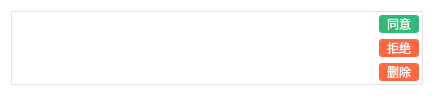
<?xml version="1.0" encoding="UTF-8"?>
<ui version="4.0">
 <class>STMessageItemClass</class>
 <widget class="QWidget" name="STMessageItemClass">
  <property name="geometry">
   <rect>
    <x>0</x>
    <y>0</y>
    <width>434</width>
    <height>94</height>
   </rect>
  </property>
  <property name="windowTitle">
   <string>STMessageItem</string>
  </property>
  <property name="styleSheet">
   <string notr="true">QWidget{background-color: rgb(255, 255, 255);}
</string>
  </property>
  <layout class="QVBoxLayout" name="verticalLayout_3">
   <item>
    <widget class="QFrame" name="frame">
     <property name="styleSheet">
      <string notr="true">QFrame#frame {background-color: #ffffff;border: 1px solid #e3e3e3;}</string>
     </property>
     <property name="frameShape">
      <enum>QFrame::Box</enum>
     </property>
     <property name="frameShadow">
      <enum>QFrame::Sunken</enum>
     </property>
     <layout class="QHBoxLayout" name="horizontalLayout">
      <property name="spacing">
       <number>8</number>
      </property>
      <property name="leftMargin">
       <number>3</number>
      </property>
      <property name="topMargin">
       <number>3</number>
      </property>
      <property name="rightMargin">
       <number>3</number>
      </property>
      <property name="bottomMargin">
       <number>3</number>
      </property>
      <item>
       <widget class="QWidget" name="widget_2" native="true">
        <property name="minimumSize">
         <size>
          <width>40</width>
          <height>40</height>
         </size>
        </property>
        <property name="maximumSize">
         <size>
          <width>40</width>
          <height>40</height>
         </size>
        </property>
        <layout class="QGridLayout" name="gridLayout">
         <property name="leftMargin">
          <number>2</number>
         </property>
         <property name="topMargin">
          <number>2</number>
         </property>
         <property name="rightMargin">
          <number>2</number>
         </property>
         <property name="bottomMargin">
          <number>2</number>
         </property>
         <property name="spacing">
          <number>2</number>
         </property>
         <item row="0" column="0">
          <widget class="MaskLabel" name="lblPic">
           <property name="minimumSize">
            <size>
             <width>36</width>
             <height>36</height>
            </size>
           </property>
           <property name="maximumSize">
            <size>
             <width>36</width>
             <height>36</height>
            </size>
           </property>
           <property name="styleSheet">
            <string notr="true"/>
           </property>
           <property name="text">
            <string/>
           </property>
          </widget>
         </item>
        </layout>
       </widget>
      </item>
      <item>
       <widget class="QWidget" name="widget_3" native="true">
        <layout class="QVBoxLayout" name="verticalLayout">
         <property name="spacing">
          <number>0</number>
         </property>
         <property name="leftMargin">
          <number>0</number>
         </property>
         <property name="topMargin">
          <number>5</number>
         </property>
         <property name="rightMargin">
          <number>0</number>
         </property>
         <property name="bottomMargin">
          <number>5</number>
         </property>
         <item>
          <widget class="QWidget" name="widget" native="true">
           <property name="styleSheet">
            <string notr="true">border:0px;</string>
           </property>
           <layout class="QHBoxLayout" name="horizontalLayout_2">
            <property name="spacing">
             <number>0</number>
            </property>
            <property name="leftMargin">
             <number>0</number>
            </property>
            <property name="topMargin">
             <number>0</number>
            </property>
            <property name="rightMargin">
             <number>0</number>
            </property>
            <property name="bottomMargin">
             <number>0</number>
            </property>
            <item>
             <widget class="QLabel" name="lblName">
              <property name="font">
               <font>
                <family>微软雅黑</family>
                <pointsize>10</pointsize>
               </font>
              </property>
              <property name="styleSheet">
               <string notr="true">color: rgb(67, 69, 85);</string>
              </property>
              <property name="text">
               <string/>
              </property>
             </widget>
            </item>
            <item>
             <spacer name="horizontalSpacer">
              <property name="orientation">
               <enum>Qt::Horizontal</enum>
              </property>
              <property name="sizeHint" stdset="0">
               <size>
                <width>40</width>
                <height>20</height>
               </size>
              </property>
             </spacer>
            </item>
           </layout>
          </widget>
         </item>
         <item>
          <widget class="QLabel" name="lblMessage">
           <property name="font">
            <font>
             <family>微软雅黑</family>
            </font>
           </property>
           <property name="styleSheet">
            <string notr="true">color:rgb(147, 147, 147);</string>
           </property>
           <property name="text">
            <string/>
           </property>
          </widget>
         </item>
        </layout>
       </widget>
      </item>
      <item>
       <widget class="QWidget" name="widget_4" native="true">
        <layout class="QVBoxLayout" name="verticalLayout_2">
         <property name="leftMargin">
          <number>0</number>
         </property>
         <property name="topMargin">
          <number>0</number>
         </property>
         <property name="rightMargin">
          <number>0</number>
         </property>
         <property name="bottomMargin">
          <number>0</number>
         </property>
         <item>
          <widget class="QPushButton" name="pbAgree">
           <property name="sizePolicy">
            <sizepolicy hsizetype="Minimum" vsizetype="Fixed">
             <horstretch>0</horstretch>
             <verstretch>40</verstretch>
            </sizepolicy>
           </property>
           <property name="minimumSize">
            <size>
             <width>40</width>
             <height>18</height>
            </size>
           </property>
           <property name="maximumSize">
            <size>
             <width>40</width>
             <height>18</height>
            </size>
           </property>
           <property name="font">
            <font>
             <family>新宋体</family>
            </font>
           </property>
           <property name="styleSheet">
            <string notr="true">

QPushButton {
	border-radius: 3px;
	color: rgb(255, 255, 255);
	background-color: rgb(48, 186, 120);
}
QPushButton:hover:pressed {
	background-color: rgb(48, 186, 120);
}
QPushButton:hover:!pressed {
	
	background-color: rgb(109, 206, 160);
}</string>
           </property>
           <property name="text">
            <string>同意</string>
           </property>
          </widget>
         </item>
         <item>
          <widget class="QPushButton" name="pbRefuse">
           <property name="minimumSize">
            <size>
             <width>40</width>
             <height>18</height>
            </size>
           </property>
           <property name="maximumSize">
            <size>
             <width>40</width>
             <height>18</height>
            </size>
           </property>
           <property name="font">
            <font>
             <family>微软雅黑</family>
            </font>
           </property>
           <property name="styleSheet">
            <string notr="true">

QPushButton {
	border-radius: 3px;
	color: rgb(255, 255, 255);
	background-color: rgb(255, 103, 65);
}
QPushButton:hover:pressed {
	background-color: rgb(255, 103, 65);
}
QPushButton:hover:!pressed {
	background-color: rgb(255, 133, 103);
}</string>
           </property>
           <property name="text">
            <string>拒绝</string>
           </property>
          </widget>
         </item>
         <item>
          <widget class="QPushButton" name="pbDelete">
           <property name="minimumSize">
            <size>
             <width>40</width>
             <height>18</height>
            </size>
           </property>
           <property name="maximumSize">
            <size>
             <width>40</width>
             <height>18</height>
            </size>
           </property>
           <property name="font">
            <font>
             <family>微软雅黑</family>
            </font>
           </property>
           <property name="styleSheet">
            <string notr="true">

QPushButton {
	border-radius: 3px;
	color: rgb(255, 255, 255);
	background-color: rgb(255, 103, 65);
}
QPushButton:hover:pressed {
	background-color: rgb(255, 103, 65);
}
QPushButton:hover:!pressed {
	background-color: rgb(255, 133, 103);
}</string>
           </property>
           <property name="text">
            <string>删除</string>
           </property>
          </widget>
         </item>
        </layout>
       </widget>
      </item>
     </layout>
    </widget>
   </item>
  </layout>
 </widget>
 <customwidgets>
  <customwidget>
   <class>MaskLabel</class>
   <extends>QLabel</extends>
   <header location="global">masklabel.h</header>
  </customwidget>
 </customwidgets>
 <resources>
  <include location="../res/softterminal.qrc"/>
 </resources>
 <connections/>
</ui>
